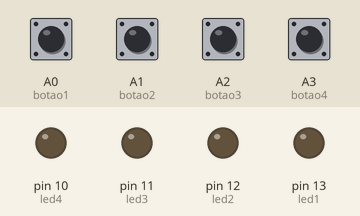
Recording of a sketch running on a simulated Arduino Uno, built with avr-gcc and run on an emulated ATmega328P. On the bench: output pins drawn as LEDs (lit = HIGH). The inputs (shaded band) are chosen by the test bench; at power-on: A0 (botao1), A1 (botao2), A2 (botao3), A3 (botao4) LOW.

Above: at 1.2 s.
1.3 s: A0 (botao1) pulled HIGH for 0.15 s
At 1.37 s:
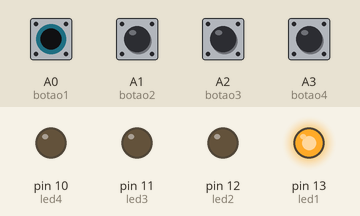
2.9 s: A1 (botao2) pulled HIGH for 0.15 s
At 2.97 s:
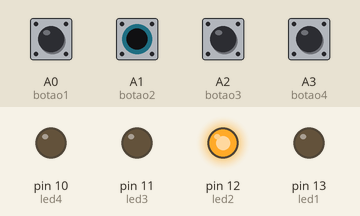
4.5 s: A2 (botao3) pulled HIGH for 0.15 s
At 4.57 s:
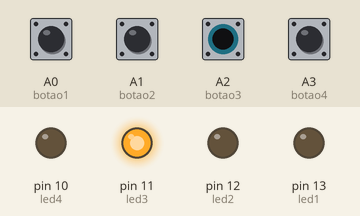
6.1 s: A3 (botao4) pulled HIGH for 0.15 s
At 6.17 s:
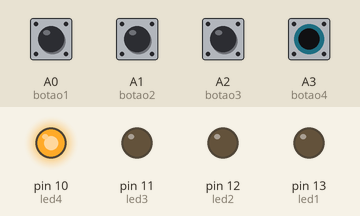
7.7 s: A0 (botao1) driven HIGH and A1 (botao2) driven HIGH
At 8.2 s:
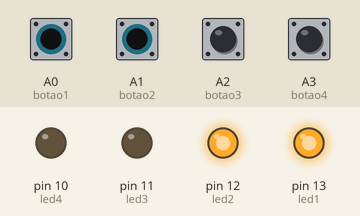
9.2 s: A2 (botao3) pulled HIGH for 1 s
At 10.0 s:
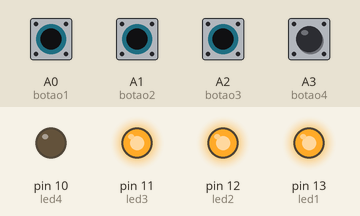
Timing chart, 0 to 12.2 s (numbered marks = the images above; inputs shaded):
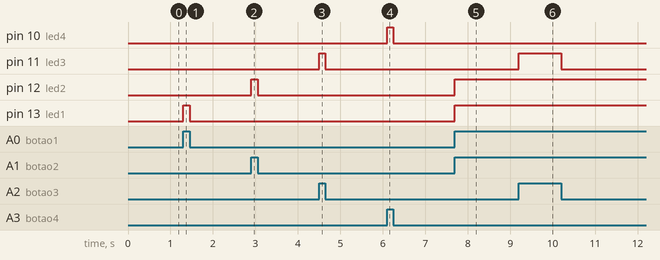

The sketch:

arduino_02.ino
```cpp
// Chaves

int botao1 = A0;     // define primeiro botao
int botao2 = A1;     // define segundo botao
int botao3 = A2;     // define terceiro botao
int botao4 = A3;     // define quarto botao

int led1 =  13;      // pino do led
int led2 =  12;
int led3 =  11;
int led4 =  10;

// variaveis de controle dos botoes
int pos_bot1 = 0;
int pos_bot2 = 0;
int pos_bot3 = 0;
int pos_bot4 = 0;


void setup() {
// Define as entradas e saídas
  pinMode(led1, OUTPUT);
  pinMode(led2, OUTPUT);
  pinMode(led3, OUTPUT);
  pinMode(led4, OUTPUT);

  pinMode(botao1, INPUT);
  pinMode(botao2, INPUT);
  pinMode(botao3, INPUT);
  pinMode(botao4, INPUT);

}

void loop(){
  // lê estado dos botoes:
  pos_bot1 = digitalRead(botao1);
  pos_bot2 = digitalRead(botao2);
  pos_bot3 = digitalRead(botao3);
  pos_bot4 = digitalRead(botao4);

  if (pos_bot1 == HIGH) {
    digitalWrite(led1, HIGH);
  }
  else {
    digitalWrite(led1, LOW);
  }

  if (pos_bot2 == HIGH) {
    digitalWrite(led2, HIGH);
  }
  else {
    digitalWrite(led2, LOW);
  }
  if (pos_bot3 == HIGH) {
    digitalWrite(led3, HIGH);
  }
  else {
    digitalWrite(led3, LOW);
  }
  if (pos_bot4 == HIGH) {
    digitalWrite(led4, HIGH);
  }
  else {
    digitalWrite(led4, LOW);
  }
}
```

Measured:
- after the input at 1.3 s, pin 13 (led1): LOW → HIGH at once, → LOW 0.15 s later
- after the input at 2.9 s, pin 12 (led2): LOW → HIGH at once, → LOW 0.15 s later
- after the input at 4.5 s, pin 11 (led3): LOW → HIGH at once, → LOW 0.15 s later
- after the input at 6.1 s, pin 10 (led4): LOW → HIGH at once, → LOW 0.15 s later
- after the input at 7.7 s, pin 12 (led2), pin 13 (led1): LOW → HIGH at once
- after the input at 9.2 s, pin 11 (led3): LOW → HIGH at once, → LOW 1.0 s later
